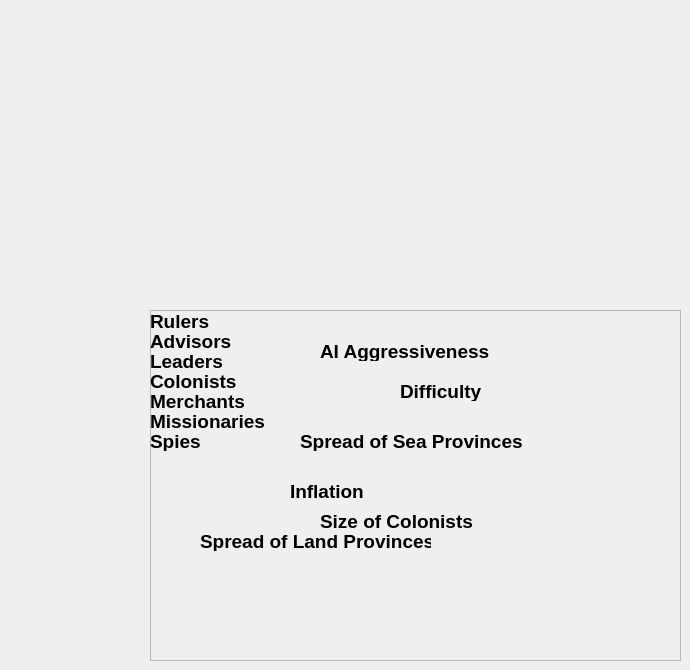
    <widget class="QWidget" name="tabGameplaySettings">
     <attribute name="title">
      <string>Gameplay Settings</string>
     </attribute>
     <widget class="QFrame" name="frame">
      <property name="geometry">
       <rect>
        <x>150</x>
        <y>310</y>
        <width>531</width>
        <height>351</height>
       </rect>
      </property>
      <property name="frameShape">
       <enum>QFrame::StyledPanel</enum>
      </property>
      <property name="frameShadow">
       <enum>QFrame::Raised</enum>
      </property>
      <widget class="QLabel" name="label">
       <property name="geometry">
        <rect>
         <x>0</x>
         <y>0</y>
         <width>71</width>
         <height>21</height>
        </rect>
       </property>
       <property name="text">
        <string>&lt;!DOCTYPE HTML PUBLIC &quot;-//W3C//DTD HTML 4.0//EN&quot; &quot;http://www.w3.org/TR/REC-html40/strict.dtd&quot;&gt;
&lt;html&gt;&lt;head&gt;&lt;meta name=&quot;qrichtext&quot; content=&quot;1&quot; /&gt;&lt;style type=&quot;text/css&quot;&gt;
p, li { white-space: pre-wrap; }
&lt;/style&gt;&lt;/head&gt;&lt;body style=&quot; font-family:'MS Shell Dlg 2'; font-size:8.25pt; font-weight:400; font-style:normal;&quot;&gt;
&lt;p style=&quot; margin-top:0px; margin-bottom:0px; margin-left:0px; margin-right:0px; -qt-block-indent:0; text-indent:0px;&quot;&gt;&lt;span style=&quot; font-size:14pt; font-weight:600;&quot;&gt;Rulers&lt;/span&gt;&lt;/p&gt;&lt;/body&gt;&lt;/html&gt;</string>
       </property>
      </widget>
      <widget class="QLabel" name="label_2">
       <property name="geometry">
        <rect>
         <x>0</x>
         <y>60</y>
         <width>91</width>
         <height>21</height>
        </rect>
       </property>
       <property name="text">
        <string>&lt;!DOCTYPE HTML PUBLIC &quot;-//W3C//DTD HTML 4.0//EN&quot; &quot;http://www.w3.org/TR/REC-html40/strict.dtd&quot;&gt;
&lt;html&gt;&lt;head&gt;&lt;meta name=&quot;qrichtext&quot; content=&quot;1&quot; /&gt;&lt;style type=&quot;text/css&quot;&gt;
p, li { white-space: pre-wrap; }
&lt;/style&gt;&lt;/head&gt;&lt;body style=&quot; font-family:'MS Shell Dlg 2'; font-size:8.25pt; font-weight:400; font-style:normal;&quot;&gt;
&lt;p style=&quot; margin-top:0px; margin-bottom:0px; margin-left:0px; margin-right:0px; -qt-block-indent:0; text-indent:0px;&quot;&gt;&lt;span style=&quot; font-size:14pt; font-weight:600;&quot;&gt;Colonists&lt;/span&gt;&lt;/p&gt;&lt;/body&gt;&lt;/html&gt;</string>
       </property>
      </widget>
      <widget class="QLabel" name="label_3">
       <property name="geometry">
        <rect>
         <x>0</x>
         <y>80</y>
         <width>111</width>
         <height>21</height>
        </rect>
       </property>
       <property name="text">
        <string>&lt;!DOCTYPE HTML PUBLIC &quot;-//W3C//DTD HTML 4.0//EN&quot; &quot;http://www.w3.org/TR/REC-html40/strict.dtd&quot;&gt;
&lt;html&gt;&lt;head&gt;&lt;meta name=&quot;qrichtext&quot; content=&quot;1&quot; /&gt;&lt;style type=&quot;text/css&quot;&gt;
p, li { white-space: pre-wrap; }
&lt;/style&gt;&lt;/head&gt;&lt;body style=&quot; font-family:'MS Shell Dlg 2'; font-size:8.25pt; font-weight:400; font-style:normal;&quot;&gt;
&lt;p style=&quot; margin-top:0px; margin-bottom:0px; margin-left:0px; margin-right:0px; -qt-block-indent:0; text-indent:0px;&quot;&gt;&lt;span style=&quot; font-size:14pt; font-weight:600;&quot;&gt;Merchants&lt;/span&gt;&lt;/p&gt;&lt;/body&gt;&lt;/html&gt;</string>
       </property>
      </widget>
      <widget class="QLabel" name="label_4">
       <property name="geometry">
        <rect>
         <x>0</x>
         <y>20</y>
         <width>91</width>
         <height>21</height>
        </rect>
       </property>
       <property name="text">
        <string>&lt;!DOCTYPE HTML PUBLIC &quot;-//W3C//DTD HTML 4.0//EN&quot; &quot;http://www.w3.org/TR/REC-html40/strict.dtd&quot;&gt;
&lt;html&gt;&lt;head&gt;&lt;meta name=&quot;qrichtext&quot; content=&quot;1&quot; /&gt;&lt;style type=&quot;text/css&quot;&gt;
p, li { white-space: pre-wrap; }
&lt;/style&gt;&lt;/head&gt;&lt;body style=&quot; font-family:'MS Shell Dlg 2'; font-size:8.25pt; font-weight:400; font-style:normal;&quot;&gt;
&lt;p style=&quot; margin-top:0px; margin-bottom:0px; margin-left:0px; margin-right:0px; -qt-block-indent:0; text-indent:0px;&quot;&gt;&lt;span style=&quot; font-size:14pt; font-weight:600;&quot;&gt;Advisors&lt;/span&gt;&lt;/p&gt;&lt;/body&gt;&lt;/html&gt;</string>
       </property>
      </widget>
      <widget class="QLabel" name="label_5">
       <property name="geometry">
        <rect>
         <x>0</x>
         <y>40</y>
         <width>81</width>
         <height>21</height>
        </rect>
       </property>
       <property name="text">
        <string>&lt;!DOCTYPE HTML PUBLIC &quot;-//W3C//DTD HTML 4.0//EN&quot; &quot;http://www.w3.org/TR/REC-html40/strict.dtd&quot;&gt;
&lt;html&gt;&lt;head&gt;&lt;meta name=&quot;qrichtext&quot; content=&quot;1&quot; /&gt;&lt;style type=&quot;text/css&quot;&gt;
p, li { white-space: pre-wrap; }
&lt;/style&gt;&lt;/head&gt;&lt;body style=&quot; font-family:'MS Shell Dlg 2'; font-size:8.25pt; font-weight:400; font-style:normal;&quot;&gt;
&lt;p style=&quot; margin-top:0px; margin-bottom:0px; margin-left:0px; margin-right:0px; -qt-block-indent:0; text-indent:0px;&quot;&gt;&lt;span style=&quot; font-size:14pt; font-weight:600;&quot;&gt;Leaders&lt;/span&gt;&lt;/p&gt;&lt;/body&gt;&lt;/html&gt;</string>
       </property>
      </widget>
      <widget class="QLabel" name="label_6">
       <property name="geometry">
        <rect>
         <x>150</x>
         <y>120</y>
         <width>231</width>
         <height>21</height>
        </rect>
       </property>
       <property name="text">
        <string>&lt;!DOCTYPE HTML PUBLIC &quot;-//W3C//DTD HTML 4.0//EN&quot; &quot;http://www.w3.org/TR/REC-html40/strict.dtd&quot;&gt;
&lt;html&gt;&lt;head&gt;&lt;meta name=&quot;qrichtext&quot; content=&quot;1&quot; /&gt;&lt;style type=&quot;text/css&quot;&gt;
p, li { white-space: pre-wrap; }
&lt;/style&gt;&lt;/head&gt;&lt;body style=&quot; font-family:'MS Shell Dlg 2'; font-size:8.25pt; font-weight:400; font-style:normal;&quot;&gt;
&lt;p style=&quot; margin-top:0px; margin-bottom:0px; margin-left:0px; margin-right:0px; -qt-block-indent:0; text-indent:0px;&quot;&gt;&lt;span style=&quot; font-size:14pt; font-weight:600;&quot;&gt;Spread of Sea Provinces&lt;/span&gt;&lt;/p&gt;&lt;/body&gt;&lt;/html&gt;</string>
       </property>
      </widget>
      <widget class="QLabel" name="label_7">
       <property name="geometry">
        <rect>
         <x>140</x>
         <y>170</y>
         <width>91</width>
         <height>21</height>
        </rect>
       </property>
       <property name="text">
        <string>&lt;!DOCTYPE HTML PUBLIC &quot;-//W3C//DTD HTML 4.0//EN&quot; &quot;http://www.w3.org/TR/REC-html40/strict.dtd&quot;&gt;
&lt;html&gt;&lt;head&gt;&lt;meta name=&quot;qrichtext&quot; content=&quot;1&quot; /&gt;&lt;style type=&quot;text/css&quot;&gt;
p, li { white-space: pre-wrap; }
&lt;/style&gt;&lt;/head&gt;&lt;body style=&quot; font-family:'MS Shell Dlg 2'; font-size:8.25pt; font-weight:400; font-style:normal;&quot;&gt;
&lt;p style=&quot; margin-top:0px; margin-bottom:0px; margin-left:0px; margin-right:0px; -qt-block-indent:0; text-indent:0px;&quot;&gt;&lt;span style=&quot; font-size:14pt; font-weight:600;&quot;&gt;Inflation&lt;/span&gt;&lt;/p&gt;&lt;/body&gt;&lt;/html&gt;</string>
       </property>
      </widget>
      <widget class="QLabel" name="label_8">
       <property name="geometry">
        <rect>
         <x>50</x>
         <y>220</y>
         <width>231</width>
         <height>21</height>
        </rect>
       </property>
       <property name="text">
        <string>&lt;!DOCTYPE HTML PUBLIC &quot;-//W3C//DTD HTML 4.0//EN&quot; &quot;http://www.w3.org/TR/REC-html40/strict.dtd&quot;&gt;
&lt;html&gt;&lt;head&gt;&lt;meta name=&quot;qrichtext&quot; content=&quot;1&quot; /&gt;&lt;style type=&quot;text/css&quot;&gt;
p, li { white-space: pre-wrap; }
&lt;/style&gt;&lt;/head&gt;&lt;body style=&quot; font-family:'MS Shell Dlg 2'; font-size:8.25pt; font-weight:400; font-style:normal;&quot;&gt;
&lt;p style=&quot; margin-top:0px; margin-bottom:0px; margin-left:0px; margin-right:0px; -qt-block-indent:0; text-indent:0px;&quot;&gt;&lt;span style=&quot; font-size:14pt; font-weight:600;&quot;&gt;Spread of Land Provinces&lt;/span&gt;&lt;/p&gt;&lt;/body&gt;&lt;/html&gt;</string>
       </property>
      </widget>
      <widget class="QLabel" name="label_9">
       <property name="geometry">
        <rect>
         <x>0</x>
         <y>120</y>
         <width>61</width>
         <height>21</height>
        </rect>
       </property>
       <property name="text">
        <string>&lt;!DOCTYPE HTML PUBLIC &quot;-//W3C//DTD HTML 4.0//EN&quot; &quot;http://www.w3.org/TR/REC-html40/strict.dtd&quot;&gt;
&lt;html&gt;&lt;head&gt;&lt;meta name=&quot;qrichtext&quot; content=&quot;1&quot; /&gt;&lt;style type=&quot;text/css&quot;&gt;
p, li { white-space: pre-wrap; }
&lt;/style&gt;&lt;/head&gt;&lt;body style=&quot; font-family:'MS Shell Dlg 2'; font-size:8.25pt; font-weight:400; font-style:normal;&quot;&gt;
&lt;p style=&quot; margin-top:0px; margin-bottom:0px; margin-left:0px; margin-right:0px; -qt-block-indent:0; text-indent:0px;&quot;&gt;&lt;span style=&quot; font-size:14pt; font-weight:600;&quot;&gt;Spies&lt;/span&gt;&lt;/p&gt;&lt;/body&gt;&lt;/html&gt;</string>
       </property>
      </widget>
      <widget class="QLabel" name="label_10">
       <property name="geometry">
        <rect>
         <x>0</x>
         <y>100</y>
         <width>131</width>
         <height>21</height>
        </rect>
       </property>
       <property name="text">
        <string>&lt;!DOCTYPE HTML PUBLIC &quot;-//W3C//DTD HTML 4.0//EN&quot; &quot;http://www.w3.org/TR/REC-html40/strict.dtd&quot;&gt;
&lt;html&gt;&lt;head&gt;&lt;meta name=&quot;qrichtext&quot; content=&quot;1&quot; /&gt;&lt;style type=&quot;text/css&quot;&gt;
p, li { white-space: pre-wrap; }
&lt;/style&gt;&lt;/head&gt;&lt;body style=&quot; font-family:'MS Shell Dlg 2'; font-size:8.25pt; font-weight:400; font-style:normal;&quot;&gt;
&lt;p style=&quot; margin-top:0px; margin-bottom:0px; margin-left:0px; margin-right:0px; -qt-block-indent:0; text-indent:0px;&quot;&gt;&lt;span style=&quot; font-size:14pt; font-weight:600;&quot;&gt;Missionaries&lt;/span&gt;&lt;/p&gt;&lt;/body&gt;&lt;/html&gt;</string>
       </property>
      </widget>
      <widget class="QLabel" name="label_11">
       <property name="geometry">
        <rect>
         <x>250</x>
         <y>70</y>
         <width>131</width>
         <height>21</height>
        </rect>
       </property>
       <property name="text">
        <string>&lt;!DOCTYPE HTML PUBLIC &quot;-//W3C//DTD HTML 4.0//EN&quot; &quot;http://www.w3.org/TR/REC-html40/strict.dtd&quot;&gt;
&lt;html&gt;&lt;head&gt;&lt;meta name=&quot;qrichtext&quot; content=&quot;1&quot; /&gt;&lt;style type=&quot;text/css&quot;&gt;
p, li { white-space: pre-wrap; }
&lt;/style&gt;&lt;/head&gt;&lt;body style=&quot; font-family:'MS Shell Dlg 2'; font-size:8.25pt; font-weight:400; font-style:normal;&quot;&gt;
&lt;p style=&quot; margin-top:0px; margin-bottom:0px; margin-left:0px; margin-right:0px; -qt-block-indent:0; text-indent:0px;&quot;&gt;&lt;span style=&quot; font-size:14pt; font-weight:600;&quot;&gt;Difficulty&lt;/span&gt;&lt;/p&gt;&lt;/body&gt;&lt;/html&gt;</string>
       </property>
      </widget>
      <widget class="QLabel" name="label_12">
       <property name="geometry">
        <rect>
         <x>170</x>
         <y>30</y>
         <width>181</width>
         <height>21</height>
        </rect>
       </property>
       <property name="text">
        <string>&lt;!DOCTYPE HTML PUBLIC &quot;-//W3C//DTD HTML 4.0//EN&quot; &quot;http://www.w3.org/TR/REC-html40/strict.dtd&quot;&gt;
&lt;html&gt;&lt;head&gt;&lt;meta name=&quot;qrichtext&quot; content=&quot;1&quot; /&gt;&lt;style type=&quot;text/css&quot;&gt;
p, li { white-space: pre-wrap; }
&lt;/style&gt;&lt;/head&gt;&lt;body style=&quot; font-family:'MS Shell Dlg 2'; font-size:8.25pt; font-weight:400; font-style:normal;&quot;&gt;
&lt;p style=&quot; margin-top:0px; margin-bottom:0px; margin-left:0px; margin-right:0px; -qt-block-indent:0; text-indent:0px;&quot;&gt;&lt;span style=&quot; font-size:14pt; font-weight:600;&quot;&gt;AI Aggressiveness&lt;/span&gt;&lt;/p&gt;&lt;/body&gt;&lt;/html&gt;</string>
       </property>
      </widget>
      <widget class="QLabel" name="label_13">
       <property name="geometry">
        <rect>
         <x>170</x>
         <y>200</y>
         <width>181</width>
         <height>21</height>
        </rect>
       </property>
       <property name="text">
        <string>&lt;!DOCTYPE HTML PUBLIC &quot;-//W3C//DTD HTML 4.0//EN&quot; &quot;http://www.w3.org/TR/REC-html40/strict.dtd&quot;&gt;
&lt;html&gt;&lt;head&gt;&lt;meta name=&quot;qrichtext&quot; content=&quot;1&quot; /&gt;&lt;style type=&quot;text/css&quot;&gt;
p, li { white-space: pre-wrap; }
&lt;/style&gt;&lt;/head&gt;&lt;body style=&quot; font-family:'MS Shell Dlg 2'; font-size:8.25pt; font-weight:400; font-style:normal;&quot;&gt;
&lt;p style=&quot; margin-top:0px; margin-bottom:0px; margin-left:0px; margin-right:0px; -qt-block-indent:0; text-indent:0px;&quot;&gt;&lt;span style=&quot; font-size:14pt; font-weight:600;&quot;&gt;Size of Colonists&lt;/span&gt;&lt;/p&gt;&lt;/body&gt;&lt;/html&gt;</string>
       </property>
      </widget>
     </widget>
    </widget>
